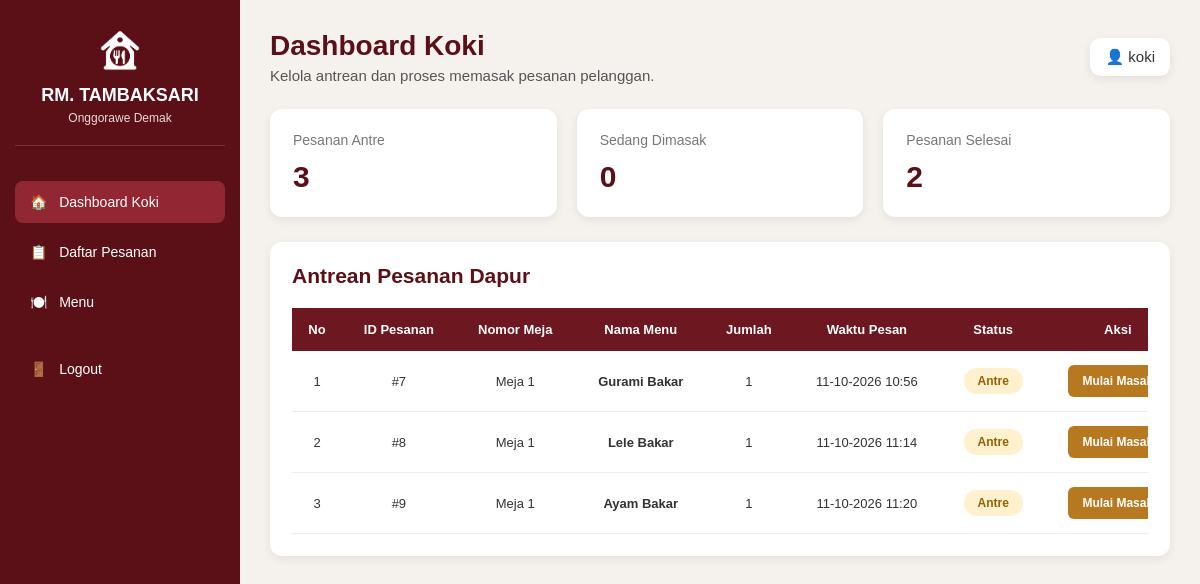
The app's page /koki/dashboard.php (signed in) with its own data.
### tables this page shows
CREATE TABLE `detail_pesanan` (
  `id_detail` int NOT NULL,
  `id_pesanan` int DEFAULT NULL,
  `id_menu` int DEFAULT NULL,
  `jumlah` int DEFAULT NULL,
  `harga_satuan` decimal(12,2) DEFAULT NULL,
  `subtotal` decimal(12,2) DEFAULT NULL,
  `status_memasak` enum('antre','dimasak','selesai','diantar') DEFAULT NULL
);

CREATE TABLE `meja` (
  `id_meja` int NOT NULL,
  `nomor_meja` int DEFAULT NULL,
  `status_meja` enum('kosong','terisi') DEFAULT NULL,
  `qr_code` varchar(255) NOT NULL
);

CREATE TABLE `menu` (
  `id_menu` int NOT NULL,
  `id_kategori` int DEFAULT NULL,
  `nama_menu` varchar(100) DEFAULT NULL,
  `harga` decimal(12,2) DEFAULT NULL,
  `foto` varchar(255) DEFAULT NULL,
  `deskripsi` text,
  `status_stok` enum('tersedia','habis') DEFAULT NULL
);

CREATE TABLE `pesanan` (
  `id_pesanan` int NOT NULL,
  `id_user` int DEFAULT NULL,
  `id_meja` int DEFAULT NULL,
  `total_harga` decimal(12,2) DEFAULT NULL,
  `status_bayar` enum('belum_bayar','lunas') DEFAULT NULL,
  `created_at` datetime DEFAULT NULL,
  `metode_bayar` enum('debit','cash','qris','e-wallet') NOT NULL,
  `catatan` text NOT NULL
);

### koki/dashboard.php (the view, shortened to what this page needs)
<?php
include "../config.php";
$query_antre = mysqli_query($db, "
    SELECT COUNT(*) AS jumlah
    FROM detail_pesanan
    WHERE status_memasak = 'antre'
");
$query_dimasak = mysqli_query($db, "
    SELECT COUNT(*) AS jumlah
    FROM detail_pesanan
    WHERE status_memasak = 'dimasak'
");
$query_selesai = mysqli_query($db, "
    SELECT COUNT(*) AS jumlah
    FROM detail_pesanan
    WHERE status_memasak = 'selesai'
");
$jumlah_antre = mysqli_fetch_assoc($query_antre)['jumlah'];
$jumlah_dimasak = mysqli_fetch_assoc($query_dimasak)['jumlah'];
$jumlah_selesai = mysqli_fetch_assoc($query_selesai)['jumlah'];
$query_pesanan = mysqli_query($db, "
    SELECT
        dp.id_detail,
        dp.id_pesanan,
        dp.jumlah,
        dp.status_memasak,
        m.nomor_meja,
        mn.nama_menu,
        p.created_at
    FROM detail_pesanan dp
    JOIN pesanan p
        ON dp.id_pesanan = p.id_pesanan
    JOIN menu mn
        ON dp.id_menu = mn.id_menu
    JOIN meja m
        ON p.id_meja = m.id_meja
    WHERE dp.status_memasak IN ('antre', 'dimasak')
    ORDER BY p.created_at ASC, dp.id_detail ASC
");
?>
<!DOCTYPE html>
<html lang="id">
<head>
</head>
<body>
<aside class="sidebar">
    <div class="logo">
        <img src="../assets/images/logo.png" alt="Logo RM Tambaksari">
        <h2>RM. TAMBAKSARI</h2>
        <p>Onggorawe Demak</p>
    </div>
    <ul class="menu">
        <li>
            <a href="dashboard.php" class="active">
                🏠 &nbsp; Dashboard Koki
            </a>
        </li>
        <li>
            <a href="pesanan.php">
                📋 &nbsp; Daftar Pesanan
            </a>
        </li>
        <li>
            <a href="menu.php">
                🍽️ &nbsp; Menu
            </a>
        </li>
        <li>
            <a href="../logout.php" class="logout">
                🚪 &nbsp; Logout
            </a>
        </li>
    </ul>
</aside>
<main class="main">
    <div class="topbar">
        <div>
            <h1>Dashboard Koki</h1>
            <p>Kelola antrean dan proses memasak pesanan pelanggan.</p>
        </div>
        <div class="admin-name">
            👤 <?= htmlspecialchars($_SESSION['username'] ?? 'koki'); ?>
        </div>
    </div>
    <div class="ringkasan">
        <div class="kartu">
            <p>Pesanan Antre</p>
            <h2><?= (int)$jumlah_antre; ?></h2>
        </div>
        <div class="kartu">
            <p>Sedang Dimasak</p>
            <h2><?= (int)$jumlah_dimasak; ?></h2>
        </div>
        <div class="kartu">
            <p>Pesanan Selesai</p>
            <h2><?= (int)$jumlah_selesai; ?></h2>
        </div>
    </div>
    <div class="content-box">
        <div class="content-header">
            <h2>Antrean Pesanan Dapur</h2>
        </div>
        <div class="table-container">
            <table>
                <thead>
                    <tr>
                        <th>No</th>
                        <th>ID Pesanan</th>
                        <th>Nomor Meja</th>
                        <th>Nama Menu</th>
                        <th>Jumlah</th>
                        <th>Waktu Pesan</th>
                        <th>Status</th>
                        <th>Aksi</th>
                    </tr>
                </thead>
                <tbody>
                <?php
                $no = 1;
                while ($data = mysqli_fetch_assoc($query_pesanan)) {
                ?>
                    <tr>
                        <td><?= $no++; ?></td>
                        <td>
                            #<?= (int)$data['id_pesanan']; ?>
                        </td>
                        <td>
                            Meja <?= htmlspecialchars((string)$data['nomor_meja']); ?>
                        </td>
                        <td>
                            <strong><?= htmlspecialchars($data['nama_menu']); ?></strong>
                        </td>
                        <td>
                            <?= (int)$data['jumlah']; ?>
                        </td>
                        <td>
                            <?= date('d-m-Y H:i', strtotime($data['created_at'])); ?>
                        </td>
                        <td>
                            <?php if ($data['status_memasak'] == 'antre') { ?>
                                <span class="badge badge-antre">Antre</span>
                            <?php } else { ?>
                                <span class="badge badge-dimasak">Dimasak</span>
                            <?php } ?>
                        </td>
                        <td>
                            <form method="POST">
                                <?php if ($data['status_memasak'] == 'antre') { ?>
                                    <button
                                        type="submit"
                                        name="ubah_status"
                                        class="btn-status btn-mulai"
                                    >
                                        Mulai Masak
                                    </button>
                                <?php } ?>
                            </form>
                        </td>
                    </tr>
                <?php } ?>
                </tbody>
            </table>
        </div>
    </div>
</main>
</body>
</html>

### koki/dashboard.php (style rules this page uses)
* { box-sizing: border-box; margin: 0; padding: 0; font-family: Arial, sans-serif; }
body { background: #f5f1ed; color: #333; }
.sidebar { position: fixed; left: 0; top: 0; width: 240px; height: 100vh; background: #5b1018; color: white; padding: 25px 15px; }
.logo { text-align: center; margin-bottom: 35px; padding-bottom: 20px; border-bottom: 1px solid rgba(255,255,255,0.15); }
.logo img { width: 50px; height: 50px; object-fit: contain; margin-bottom: 6px; }
.logo h2 { font-size: 18px; color: white; }
.logo p { font-size: 12px; color: #eadada; margin-top: 5px; }
.menu { list-style: none; }
.menu li { margin-bottom: 8px; }
.menu a { display: block; padding: 13px 15px; color: white; text-decoration: none; border-radius: 8px; font-size: 14px; }
.menu a.active { background: #922733; }
.menu .logout { margin-top: 25px; }
.main { margin-left: 240px; padding: 30px; }
.topbar { display: flex; justify-content: space-between; align-items: center; margin-bottom: 25px; }
.topbar h1 { color: #5b1018; font-size: 28px; margin-bottom: 5px; }
.topbar p { color: #555; font-size: 15px; }
.admin-name { background: white; padding: 10px 15px; border-radius: 10px; box-shadow: 0 3px 10px rgba(0,0,0,0.08); font-size: 15px; }
.ringkasan { display: grid; grid-template-columns: repeat(3, minmax(0, 1fr)); gap: 20px; margin-bottom: 25px; }
.kartu { background: white; border-radius: 12px; padding: 23px; box-shadow: 0 3px 10px rgba(0,0,0,0.07); }
.kartu p { margin: 0 0 12px; color: #777; font-size: 14px; }
.kartu h2 { margin: 0; color: #5b1018; font-size: 30px; }
.content-box { background: white; border-radius: 12px; padding: 22px; box-shadow: 0 3px 10px rgba(0,0,0,0.07); }
.content-header { display: flex; justify-content: space-between; align-items: center; margin-bottom: 20px; }
.content-header h2 { color: #5b1018; font-size: 21px; }
.table-container { overflow-x: auto; }
table { width: 100%; border-collapse: collapse; background: white; min-width: 900px; }
th { background: #6d1720; color: white; padding: 14px 12px; text-align: center; font-size: 13px; }
td { padding: 14px 12px; border-bottom: 1px solid #eeeeee; font-size: 13px; text-align: center; vertical-align: middle; }
.badge { display: inline-block; padding: 6px 14px; border-radius: 20px; font-size: 12px; font-weight: bold; }
.badge-antre { background: #fff0ce; color: #946200; }
.btn-status { border: none; padding: 9px 14px; border-radius: 6px; color: white; cursor: pointer; font-size: 12px; font-weight: bold; }
.btn-mulai { background: #b7791f; }

### records on screen
detail_pesanan: id_pesanan "7", meja.nomor_meja "1", id_menu.nama_menu "Gurami Bakar", jumlah "1", id_pesanan.created_at "11-10-2026 10:56", status_memasak "Antre"
detail_pesanan: id_pesanan "8", meja.nomor_meja "1", id_menu.nama_menu "Lele Bakar", jumlah "1", id_pesanan.created_at "11-10-2026 11:14", status_memasak "Antre"
detail_pesanan: id_pesanan "9", meja.nomor_meja "1", id_menu.nama_menu "Ayam Bakar", jumlah "1", id_pesanan.created_at "11-10-2026 11:20", status_memasak "Antre"

### other values on screen
$_SESSION['username'] "koki"
$jumlah_antre "3"
$jumlah_dimasak "0"
$jumlah_selesai "2"
